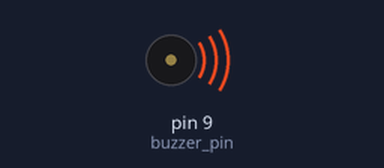
The sketch below on a simulated Arduino Uno, built with avr-gcc and run on an emulated ATmega328P. Parts: buzzer (waves = sounding).

Above: at 0.15 s.
At 6.2 s:
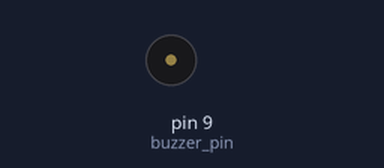
Timing chart, 0 to 6.5 s (numbered marks = the images above):
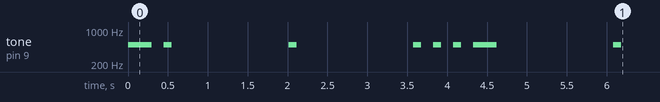

Measured:
- by itself, tone on pin 9 (buzzer_pin): plays 500 Hz for 0.30 s, 500 Hz for 0.10 s, 500 Hz for 0.10 s, 500 Hz for 0.10 s, 500 Hz for 0.10 s, 500 Hz for 0.10 s … (8 notes in this stretch)

The sketch:

main.ino
```cpp
#include <display.h>
#include <melody.h>
#include <morse.h>

#define buzzer_pin 9

Morse morse(buzzer_pin);
Display screen;
Melody song(buzzer_pin);

void setup(){
  //setup
  pinMode(buzzer_pin, OUTPUT);

  //morse code
  char word[20] = "nevergonnagiveyouup";

  for (int i=0; i<19; i++){
    char alphabet = word[i];
    morse.buzzer(alphabet);
   	screen.show(alphabet);
    delay(250);
  }
  song.play();
}

void loop(){
    //no need loop
}
```
